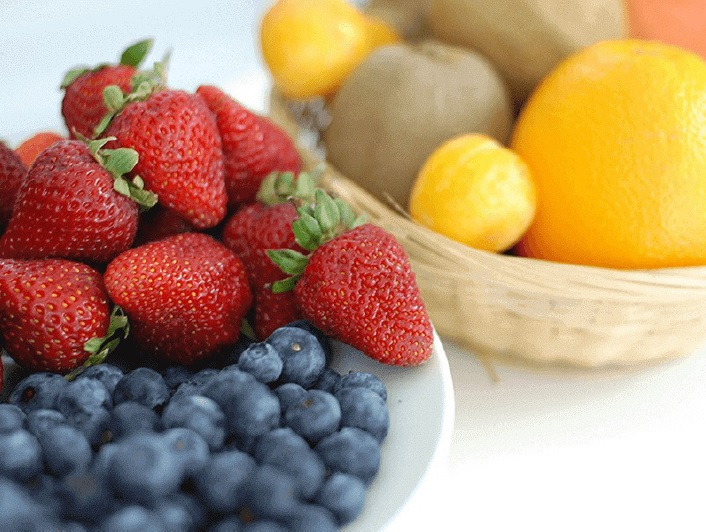
#> input picture frutas.jpg, 706 x 532 px
$ python hsv.py
#> lines starting #> are read from the running program, lines starting #| are printed output that depends on the picture
import cv2

img = cv2.imread('frutas.jpg')
#> img is the input picture: shape (532, 706, 3); mean B, G, R 115.5, 145.3, 177.5
img = cv2.cvtColor(img, cv2.COLOR_BGR2HSV)
#> img: shape (532, 706, 3); mean H, S, V 42.6, 112.3, 185.7
matiz, saturacao, valor = cv2.split(img)
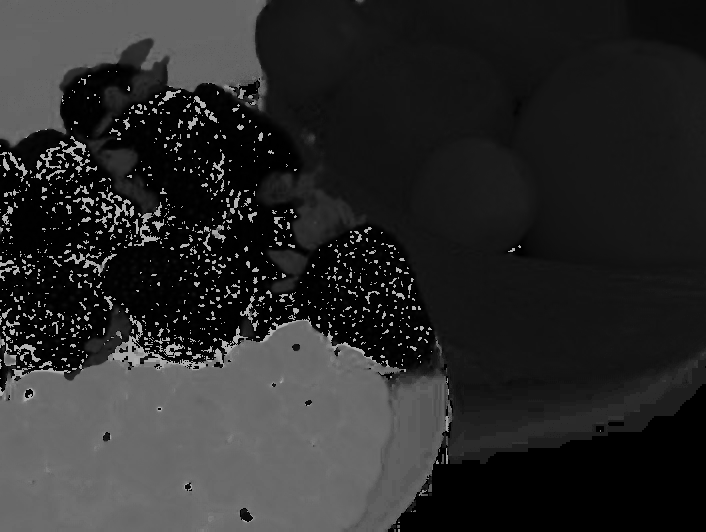
#> matiz: shape (532, 706); min 0, max 179, mean 42.6
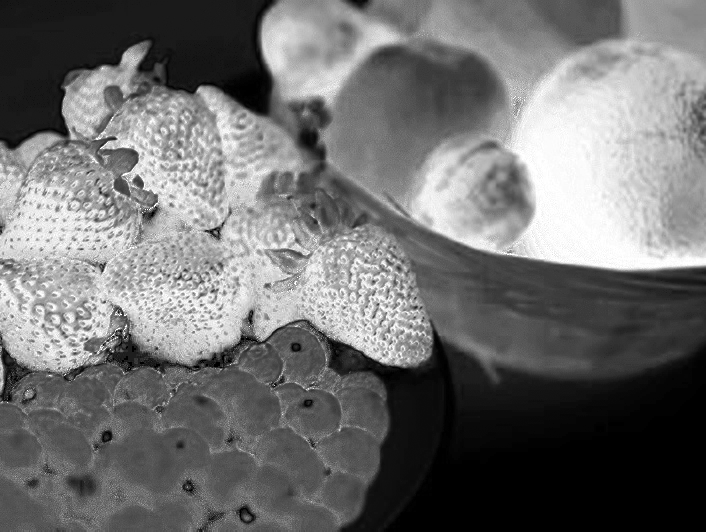
#> saturacao: shape (532, 706); min 0, max 255, mean 112.3
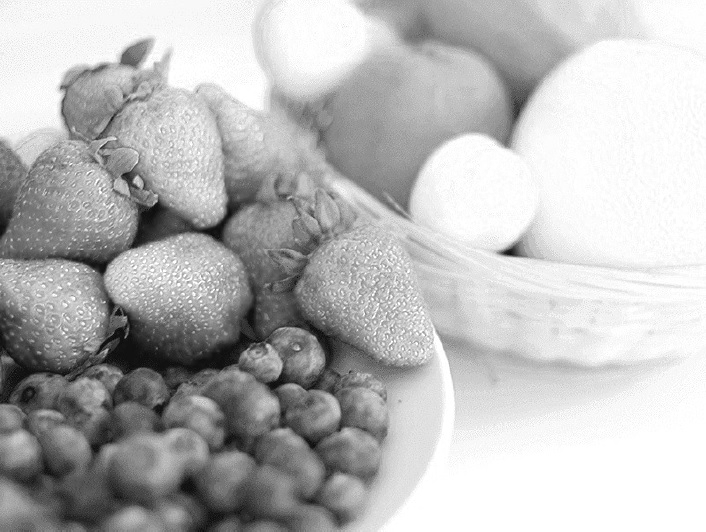
#> valor: shape (532, 706); min 4, max 255, mean 185.7

cv2.imshow('Canal H', matiz)
cv2.imshow('Canal S', saturacao)
cv2.imshow('Canal V', valor)

img = cv2.merge((matiz, saturacao, valor))
img = cv2.cvtColor(img, cv2.COLOR_HSV2BGR)


cv2.imshow('Imagem', img)


cv2.waitKey(0)
cv2.destroyAllWindows()

$ run again, with hidrante.jpg copied over frutas.jpg
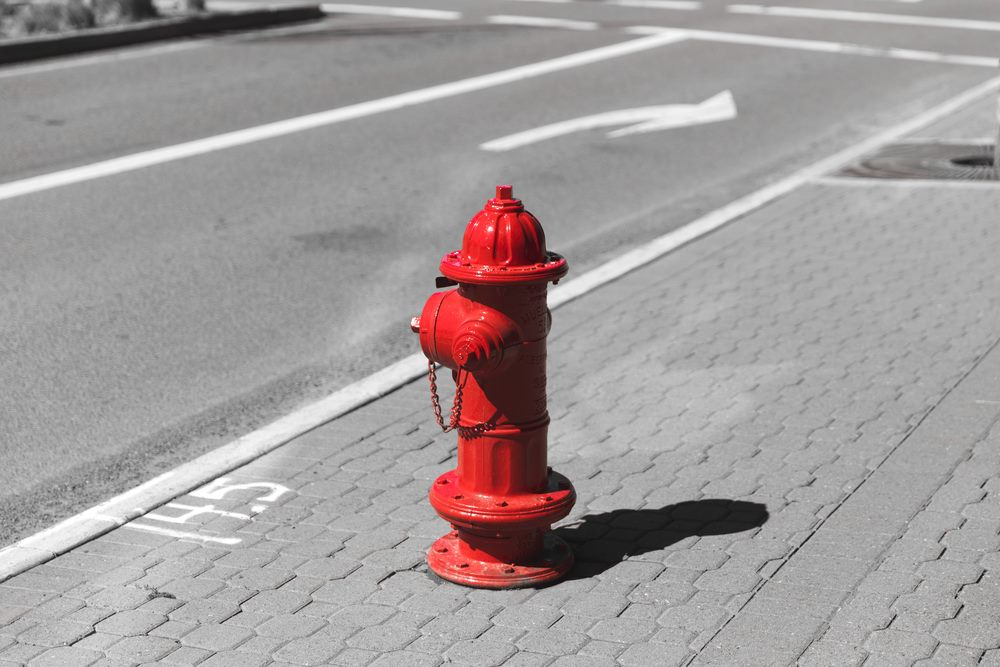
#> input picture hidrante.jpg, 1000 x 667 px
#> img is the input picture: shape (667, 1000, 3); mean B, G, R 155.4, 155.6, 162.2
#> `matiz, saturacao, valor = cv2.split(img)`:
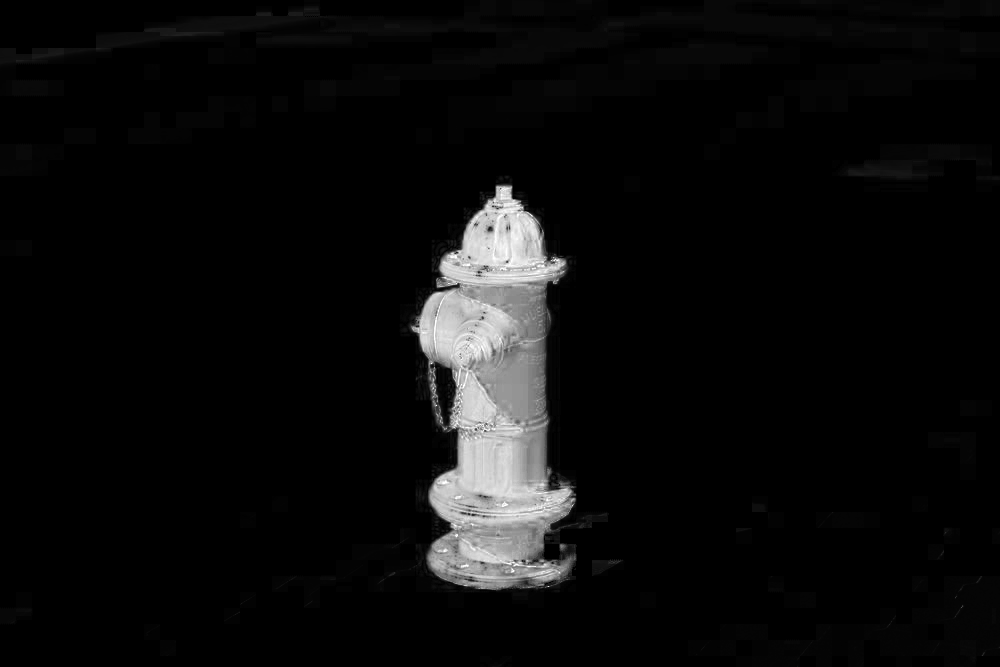
#> saturacao: shape (667, 1000); min 0, max 255, mean 11.9
#> `matiz, saturacao, valor = cv2.split(img)`:
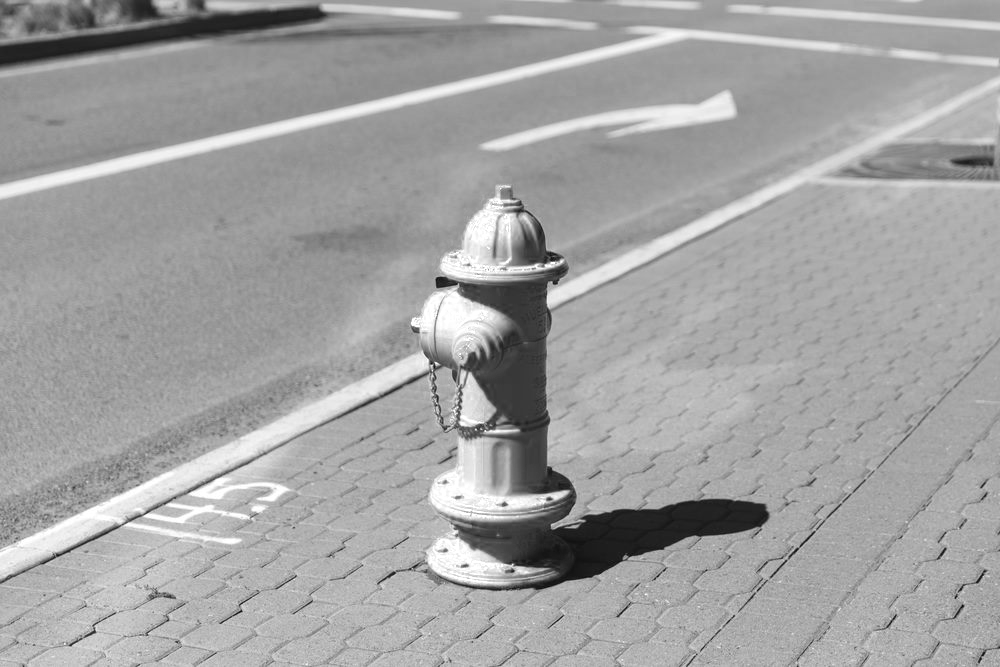
#> valor: shape (667, 1000); min 8, max 255, mean 162.2
